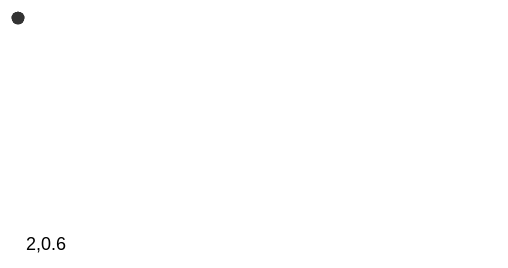

The Vega-Lite source for this figure:
### Vega specification from a JSON file in a GitHub repository (floating-point values rounded to 4 significant figures)
{"$schema": "https://vega.github.io/schema/vega/v6.json", "description": "The identity projection: no globe at all. Coordinates are already on the page and only the scale, the translation and a reflection touch them, which is what a chart whose geometry is a floor plan rather than a map wants. Its defaults are its own — scale 1 and translate [0, 0], where every spherical projection starts at 150 and the middle of a 960 by 500 page — and clipExtent, fitExtent and reflectY all work on it as they do on the rest.", "width": 240, "height": 120, "padding": 5, "background": "white", "data": [{"name": "shape", "values": {"type": "FeatureCollection", "features": [{"type": "Feature", "properties": {}, "geometry": {"type": "Polygon", "coordinates": [[[0, 0], [40, 0], [40, 20], [20, 30], [0, 20], [0, 0]]]}}]}, "format": {"type": "json", "property": "features"}}, {"name": "pts", "values": [{"x": 5, "y": 5}, {"x": 30, "y": 15}, {"x": 20, "y": 25}]}], "projections": [{"name": "plain", "type": "identity", "scale": 2, "translate": [4, 4]}, {"name": "flipped", "type": "identity", "scale": 2, "translate": [130, 64], "reflectY": true}, {"name": "fitted", "type": "identity", "fit": {"signal": "data('shape')"}, "extent": [[100, 6], [124, 114]]}], "signals": [{"name": "howBig", "update": "geoScale('plain') + ',' + geoScale('fitted')"}], "marks": [{"type": "path", "from": {"data": "shape"}, "transform": [{"type": "geoshape", "projection": "plain"}], "encode": {"enter": {"fill": {"value": "#dbe9f6"}, "stroke": {"value": "#4c78a8"}}}}, {"type": "path", "from": {"data": "shape"}, "transform": [{"type": "geoshape", "projection": "flipped"}], "encode": {"enter": {"fill": {"value": "#fde0dd"}, "stroke": {"value": "#e45756"}}}}, {"type": "path", "from": {"data": "shape"}, "transform": [{"type": "geoshape", "projection": "fitted"}], "encode": {"enter": {"fill": {"value": "#e6f0d9"}, "stroke": {"value": "#4a7c1f"}}}}, {"type": "symbol", "from": {"data": "pts"}, "transform": [{"type": "geopoint", "projection": "plain", "fields": ["x", "y"], "as": ["px", "py"]}], "encode": {"enter": {"x": {"field": "px"}, "y": {"field": "py"}, "size": {"value": 40}, "fill": {"value": "#333"}}}}, {"type": "text", "encode": {"enter": {"x": {"value": 4}, "y": {"value": 116}, "fontSize": {"value": 9}}, "update": {"text": {"signal": "howBig"}}}}]}
